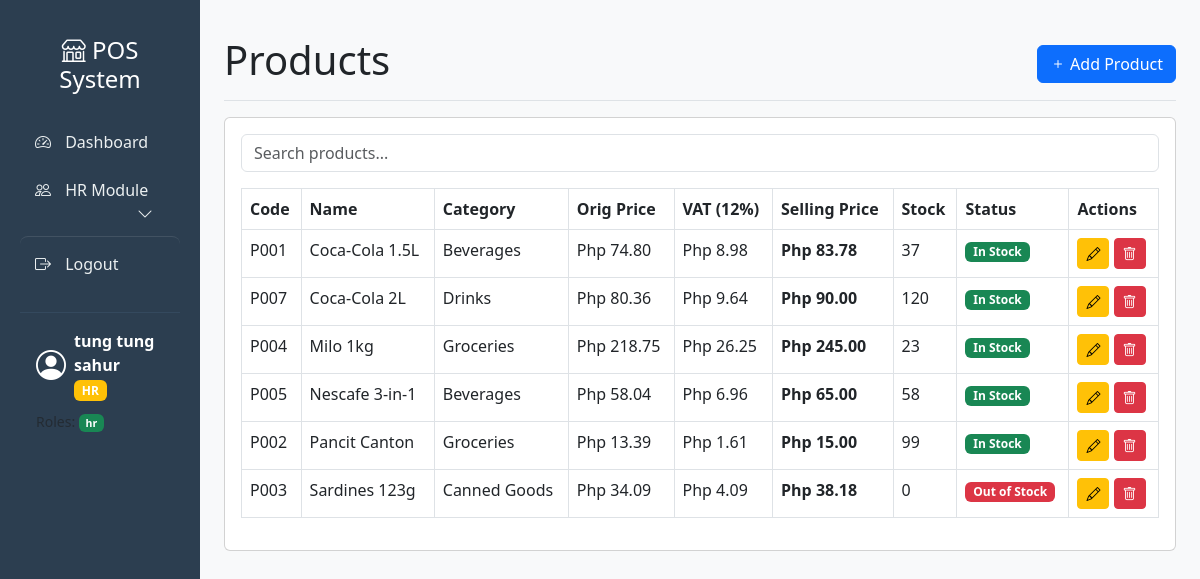
/pos-system/pages/products.php (signed in), run on the app's committed database.
### tables this page shows
CREATE TABLE `roles` (
  `id` int(11) NOT NULL,
  `role_name` varchar(50) NOT NULL,
  `description` text DEFAULT NULL,
  `created_at` timestamp NOT NULL DEFAULT current_timestamp()
);

CREATE TABLE `products` (
  `id` int(11) NOT NULL,
  `product_code` varchar(50) NOT NULL,
  `name` varchar(100) NOT NULL,
  `description` text DEFAULT NULL,
  `original_price` decimal(10,2) NOT NULL,
  `selling_price` decimal(10,2) NOT NULL,
  `stock` int(11) DEFAULT 0,
  `category` varchar(50) DEFAULT NULL,
  `created_at` timestamp NOT NULL DEFAULT current_timestamp(),
  `vat_type` enum('V','E','Z') DEFAULT 'V'
);

### pos-system/includes/rbac/roles.php (called while the page is built, shortened)
<?php
require_once __DIR__ . '/../../config/database.php';
if (!function_exists('getAllRoles')) {
if (!function_exists('getUserRoles')) {
    function getUserRoles($user_id) {
        global $pdo;
        $stmt = $pdo->prepare("
            SELECT r.* FROM roles r
            JOIN user_roles ur ON r.id = ur.role_id
            WHERE ur.user_id = ?
        ");
        $stmt->execute([$user_id]);
        return $stmt->fetchAll();
    }
}
}
?>

### pos-system/includes/functions.php (called while the page is built, shortened)
<?php
function formatCurrency($amount) {
    return 'Php ' . number_format($amount, 2);
}
function isAdminOrCoAdmin() {
    return isset($_SESSION['role']) && ($_SESSION['role'] == 'admin' || $_SESSION['role'] == 'co-admin');
}
function hasRole($role_name) {
    if (function_exists('getUserRoles')) {
        $user_roles = getUserRoles($_SESSION['user_id'] ?? 0);
        foreach ($user_roles as $r) {
            if ($r['role_name'] == $role_name) {
                return true;
            }
        }
        return false;
    }
    return false;
}
?>

### pos-system/pages/products.php (the view, shortened to what this page needs)
<?php
require_once '../includes/functions.php';
require_once '../config/database.php';
require_once '../includes/header.php';
require_once '../includes/sidebar.php';
?>
<main class="col-md-10 ms-sm-auto px-md-4 main-content">
    <div class="d-flex justify-content-between flex-wrap flex-md-nowrap align-items-center pt-3 pb-2 mb-3 border-bottom">
        <h1>Products</h1>
        <?php if(isAdminOrCoAdmin()): ?>
        <a href="add-product.php" class="btn btn-primary"><i class="bi bi-plus"></i> Add Product</a>
        <?php endif; ?>
    </div>
    <div class="card">
        <div class="card-body">
            <div class="mb-3">
                <input type="text" id="searchProduct" class="form-control" placeholder="Search products...">
            </div>
            <div class="table-responsive">
                <table class="table table-bordered table-hover" id="productTable">
                    <thead>
                        <tr>
                            <th>Code</th>
                            <th>Name</th>
                            <th>Category</th>
                            <th>Orig Price</th>
                            <th>VAT (12%)</th>
                            <th>Selling Price</th>
                            <th>Stock</th>
                            <th>Status</th>
                            <th>Actions</th>
                        </tr>
                    </thead>
                    <tbody>
                        <?php
                        $products = $pdo->query("SELECT * FROM products ORDER BY name");
                        while($p = $products->fetch()):
                            $vat_amount = $p['original_price'] * 0.12;
                        ?>
                        <tr>
                            <td><?php echo $p['product_code']; ?></td>
                            <td><?php echo $p['name']; ?></td>
                            <td><?php echo $p['category']; ?></td>
                            <td><?php echo formatCurrency($p['original_price']); ?></td>
                            <td><?php echo formatCurrency($vat_amount); ?></td>
                            <td><strong><?php echo formatCurrency($p['selling_price']); ?></strong></td>
                            <td><?php echo $p['stock']; ?></td>
                            <td>
                                <?php if($p['stock'] > 10): ?>
                                    <span class="badge bg-success">In Stock</span>
                                <?php elseif($p['stock'] > 0): ?>
                                    <span class="badge bg-warning">Low Stock</span>
                                <?php else: ?>
                                    <span class="badge bg-danger">Out of Stock</span>
                                <?php endif; ?>
                            </td>
                            <td>
                                <?php if(isAdminOrCoAdmin()): ?>
                                <a href="edit-product.php?id=<?php echo $p['id']; ?>" class="btn btn-sm btn-warning">
                                    <i class="bi bi-pencil"></i>
                                </a>
                                <a href="../actions/delete-product-action.php?id=<?php echo $p['id']; ?>"
                                   class="btn btn-sm btn-danger" onclick="return confirm('Delete this product?')">
                                    <i class="bi bi-trash"></i>
                                </a>
                                <?php endif; ?>
                            </td>
                        </tr>
                        <?php endwhile; ?>
                    </tbody>
                </table>
            </div>
        </div>
    </div>
</main>
<?php require_once '../includes/footer.php'; ?>

### pos-system/includes/sidebar.php (shortened to what this page needs)
<?php
$current_page = basename($_SERVER['PHP_SELF']);
$user_roles = [];
if (function_exists('getUserRoles')) {
    $user_roles = getUserRoles($_SESSION['user_id'] ?? 0);
}
$is_admin = isAdmin() || hasRole('admin') || hasRole('super_admin');
$is_hr = hasRole('hr');
$is_finance = hasRole('finance');
$is_supply = hasRole('supply') || hasRole('ceo');
$show_hr = $is_hr || $is_admin;
?>
<nav class="col-md-2 d-md-block sidebar">
    <div class="position-sticky">
        <h4 class="text-white text-center py-3 brand-title">
            <i class="bi bi-shop"></i> POS System
        </h4>
        <ul class="nav flex-column">
            <li class="nav-item">
                <a class="nav-link <?php echo $current_page == 'dashboard.php' ? 'active' : ''; ?>" href="dashboard.php">
                    <i class="bi bi-speedometer2"></i>
                    <span>Dashboard</span>
                </a>
            </li>
            <?php if($show_hr): ?>
            <li class="nav-item">
                <a class="nav-link has-dropdown <?php echo in_array($current_page, ['employees.php', 'attendance.php', 'leave-requests.php']) ? 'active' : ''; ?>"
                   href="#hrMenu" data-bs-toggle="collapse" aria-expanded="false">
                    <i class="bi bi-people"></i>
                    <span>HR Module</span>
                    <i class="bi bi-chevron-down float-end dropdown-icon"></i>
                </a>
            </li>
            <?php endif; ?>
            <li class="nav-item mt-2">
                <a class="nav-link logout-link" href="../actions/logout-action.php">
                    <i class="bi bi-box-arrow-right"></i>
                    <span>Logout</span>
                </a>
            </li>
        </ul>
        <div class="mt-4 p-3 text-white user-info" style="border-top: 1px solid #34495e;">
            <div class="d-flex align-items-center">
                <div class="avatar">
                    <i class="bi bi-person-circle" style="font-size: 30px;"></i>
                </div>
                <div class="ms-2">
                    <div class="fw-bold"><?php echo $_SESSION['full_name'] ?? 'User'; ?></div>
                    <div>
                        <span class="badge bg-<?php
                            $role = $_SESSION['role'] ?? 'staff';
                            echo $role == 'admin' ? 'danger' :
                                ($role == 'co-admin' ? 'warning' :
                                    ($is_hr ? 'success' :
                                        ($is_finance ? 'info' :
                                            ($is_supply ? 'primary' : 'secondary'))));
                        ?>">
                            <?php
                            if ($is_hr) echo 'HR';
                            elseif ($is_finance) echo 'Finance';
                            elseif ($is_supply) echo 'Supply';
                            else echo ucfirst($role ?? 'Staff');
                            ?>
                        </span>
                    </div>
                </div>
            </div>
            <?php if(!empty($user_roles)): ?>
            <div class="mt-2">
                <small class="text-muted">
                    <?php foreach($user_roles as $r): ?>
                        <span class="badge bg-<?php
                            echo $r['role_name'] == 'super_admin' ? 'danger' :
                                ($r['role_name'] == 'admin' ? 'warning' :
                                    ($r['role_name'] == 'ceo' ? 'primary' :
                                        ($r['role_name'] == 'finance' ? 'info' :
                                            ($r['role_name'] == 'hr' ? 'success' : 'secondary'))));
                        ?>">
                            <?php echo $r['role_name']; ?>
                        </span>
                    <?php endforeach; ?>
                </small>
            </div>
            <?php endif; ?>
        </div>
    </div>
</nav>

### pos-system/assets/css/custom.css (style rules this page uses)
body { background-color: #f8f9fa; }
.sidebar { min-height: 100vh; background: #2c3e50; padding: 20px; }
.sidebar .nav-link { color: #ecf0f1; padding: 12px 20px; border-radius: 5px; margin-bottom: 5px; transition: all 0.3s; }
.sidebar .nav-link i { margin-right: 10px; }
.main-content { padding: 20px; }

### pos-system/includes/sidebar.php (style rules this page uses)
.brand-title { animation: pulse 2s ease-in-out infinite; }
.sidebar .nav-link { position: relative; transition: all 0.3s ease; padding: 10px 15px; border-radius: 8px; margin: 2px 0; color: #ecf0f1; }
.dropdown-icon { transition: transform 0.3s ease; }
.user-info { animation: fadeInUp 0.5s ease; }
.logout-link { border-top: 1px solid rgba(255, 255, 255, 0.1); padding-top: 15px !important; margin-top: 5px; }
.sidebar .nav-link i { transition: all 0.3s ease; width: 20px; text-align: center; }

### data on the page
roles: role_name "hr"
products: product_code "P001", name "Coca-Cola 1.5L", category "Beverages", original_price "Php 74.80", original_price "Php 8.98", selling_price "Php 83.78", stock "37", shows "In Stock"
products: product_code "P007", name "Coca-Cola 2L", category "Drinks", original_price "Php 80.36", original_price "Php 9.64", selling_price "Php 90.00", stock "120", shows "In Stock"
products: product_code "P004", name "Milo 1kg", category "Groceries", original_price "Php 218.75", original_price "Php 26.25", selling_price "Php 245.00", stock "23", shows "In Stock"
products: product_code "P005", name "Nescafe 3-in-1", category "Beverages", original_price "Php 58.04", original_price "Php 6.96", selling_price "Php 65.00", stock "58", shows "In Stock"
products: product_code "P002", name "Pancit Canton", category "Groceries", original_price "Php 13.39", original_price "Php 1.61", selling_price "Php 15.00", stock "99", shows "In Stock"
products: product_code "P003", name "Sardines 123g", category "Canned Goods", original_price "Php 34.09", original_price "Php 4.09", selling_price "Php 38.18", stock "0", shows "Out of Stock"

### other printed values
$_SESSION['full_name'] "tung tung sahur"
